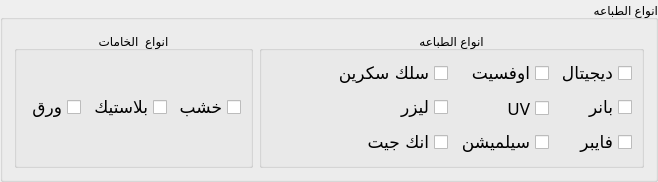
      <widget class="QGroupBox" name="groupBox_3">
       <property name="title">
        <string>انواع الطباعه</string>
       </property>
       <property name="alignment">
        <set>Qt::AlignRight|Qt::AlignTrailing|Qt::AlignVCenter</set>
       </property>
       <layout class="QGridLayout" name="gridLayout_6">
        <item row="0" column="0">
         <widget class="QGroupBox" name="groupBox_5">
          <property name="title">
           <string>انواع  الخامات</string>
          </property>
          <property name="alignment">
           <set>Qt::AlignCenter</set>
          </property>
          <layout class="QGridLayout" name="gridLayout_5">
           <item row="0" column="0">
            <widget class="QCheckBox" name="logo_checkBox_12">
             <property name="font">
              <font>
               <family>Gill Sans MT</family>
               <pointsize>13</pointsize>
               <weight>50</weight>
               <bold>false</bold>
              </font>
             </property>
             <property name="layoutDirection">
              <enum>Qt::RightToLeft</enum>
             </property>
             <property name="styleSheet">
              <string notr="true"/>
             </property>
             <property name="text">
              <string>ورق</string>
             </property>
            </widget>
           </item>
           <item row="0" column="1">
            <widget class="QCheckBox" name="logo_checkBox_13">
             <property name="font">
              <font>
               <family>Gill Sans MT</family>
               <pointsize>13</pointsize>
               <weight>50</weight>
               <bold>false</bold>
              </font>
             </property>
             <property name="layoutDirection">
              <enum>Qt::RightToLeft</enum>
             </property>
             <property name="styleSheet">
              <string notr="true"/>
             </property>
             <property name="text">
              <string>بلاستيك</string>
             </property>
            </widget>
           </item>
           <item row="0" column="2">
            <widget class="QCheckBox" name="logo_checkBox_11">
             <property name="font">
              <font>
               <family>Gill Sans MT</family>
               <pointsize>13</pointsize>
               <weight>50</weight>
               <bold>false</bold>
              </font>
             </property>
             <property name="layoutDirection">
              <enum>Qt::RightToLeft</enum>
             </property>
             <property name="styleSheet">
              <string notr="true"/>
             </property>
             <property name="text">
              <string>خشب</string>
             </property>
            </widget>
           </item>
          </layout>
         </widget>
        </item>
        <item row="0" column="1">
         <widget class="QGroupBox" name="groupBox_4">
          <property name="title">
           <string>انواع الطباعه</string>
          </property>
          <property name="alignment">
           <set>Qt::AlignCenter</set>
          </property>
          <layout class="QGridLayout" name="gridLayout_4">
           <item row="0" column="1">
            <widget class="QCheckBox" name="logo_checkBox_4">
             <property name="font">
              <font>
               <family>Gill Sans MT</family>
               <pointsize>13</pointsize>
               <weight>50</weight>
               <bold>false</bold>
              </font>
             </property>
             <property name="layoutDirection">
              <enum>Qt::RightToLeft</enum>
             </property>
             <property name="styleSheet">
              <string notr="true"/>
             </property>
             <property name="text">
              <string>سلك سكرين</string>
             </property>
            </widget>
           </item>
           <item row="2" column="1">
            <widget class="QCheckBox" name="logo_checkBox_9">
             <property name="font">
              <font>
               <family>Gill Sans MT</family>
               <pointsize>13</pointsize>
               <weight>50</weight>
               <bold>false</bold>
              </font>
             </property>
             <property name="layoutDirection">
              <enum>Qt::RightToLeft</enum>
             </property>
             <property name="styleSheet">
              <string notr="true"/>
             </property>
             <property name="text">
              <string>انك جيت</string>
             </property>
            </widget>
           </item>
           <item row="0" column="3">
            <widget class="QCheckBox" name="logo_checkBox_2">
             <property name="font">
              <font>
               <family>Gill Sans MT</family>
               <pointsize>13</pointsize>
               <weight>50</weight>
               <bold>false</bold>
              </font>
             </property>
             <property name="layoutDirection">
              <enum>Qt::RightToLeft</enum>
             </property>
             <property name="styleSheet">
              <string notr="true"/>
             </property>
             <property name="text">
              <string>ديجيتال</string>
             </property>
            </widget>
           </item>
           <item row="2" column="3">
            <widget class="QCheckBox" name="logo_checkBox_10">
             <property name="font">
              <font>
               <family>Gill Sans MT</family>
               <pointsize>13</pointsize>
               <weight>50</weight>
               <bold>false</bold>
              </font>
             </property>
             <property name="layoutDirection">
              <enum>Qt::RightToLeft</enum>
             </property>
             <property name="styleSheet">
              <string notr="true"/>
             </property>
             <property name="text">
              <string>فايبر</string>
             </property>
            </widget>
           </item>
           <item row="1" column="3">
            <widget class="QCheckBox" name="logo_checkBox_6">
             <property name="font">
              <font>
               <family>Gill Sans MT</family>
               <pointsize>13</pointsize>
               <weight>50</weight>
               <bold>false</bold>
              </font>
             </property>
             <property name="layoutDirection">
              <enum>Qt::RightToLeft</enum>
             </property>
             <property name="styleSheet">
              <string notr="true"/>
             </property>
             <property name="text">
              <string>بانر</string>
             </property>
            </widget>
           </item>
           <item row="2" column="2">
            <widget class="QCheckBox" name="logo_checkBox_5">
             <property name="font">
              <font>
               <family>Gill Sans MT</family>
               <pointsize>13</pointsize>
               <weight>50</weight>
               <bold>false</bold>
              </font>
             </property>
             <property name="layoutDirection">
              <enum>Qt::RightToLeft</enum>
             </property>
             <property name="styleSheet">
              <string notr="true"/>
             </property>
             <property name="text">
              <string>سيلميشن</string>
             </property>
            </widget>
           </item>
           <item row="0" column="2">
            <widget class="QCheckBox" name="logo_checkBox_3">
             <property name="font">
              <font>
               <family>Gill Sans MT</family>
               <pointsize>13</pointsize>
               <weight>50</weight>
               <bold>false</bold>
              </font>
             </property>
             <property name="layoutDirection">
              <enum>Qt::RightToLeft</enum>
             </property>
             <property name="styleSheet">
              <string notr="true"/>
             </property>
             <property name="text">
              <string>اوفسيت</string>
             </property>
            </widget>
           </item>
           <item row="1" column="1">
            <widget class="QCheckBox" name="logo_checkBox_8">
             <property name="font">
              <font>
               <family>Gill Sans MT</family>
               <pointsize>13</pointsize>
               <weight>50</weight>
               <bold>false</bold>
              </font>
             </property>
             <property name="layoutDirection">
              <enum>Qt::RightToLeft</enum>
             </property>
             <property name="styleSheet">
              <string notr="true"/>
             </property>
             <property name="text">
              <string>ليزر</string>
             </property>
            </widget>
           </item>
           <item row="1" column="2">
            <widget class="QCheckBox" name="logo_checkBox_7">
             <property name="font">
              <font>
               <family>Gill Sans MT</family>
               <pointsize>13</pointsize>
               <weight>50</weight>
               <bold>false</bold>
              </font>
             </property>
             <property name="layoutDirection">
              <enum>Qt::RightToLeft</enum>
             </property>
             <property name="styleSheet">
              <string notr="true"/>
             </property>
             <property name="text">
              <string>UV</string>
             </property>
            </widget>
           </item>
           <item row="1" column="0">
            <spacer name="horizontalSpacer_22">
             <property name="orientation">
              <enum>Qt::Horizontal</enum>
             </property>
             <property name="sizeType">
              <enum>QSizePolicy::Fixed</enum>
             </property>
             <property name="sizeHint" stdset="0">
              <size>
               <width>60</width>
               <height>20</height>
              </size>
             </property>
            </spacer>
           </item>
          </layout>
         </widget>
        </item>
       </layout>
      </widget>
